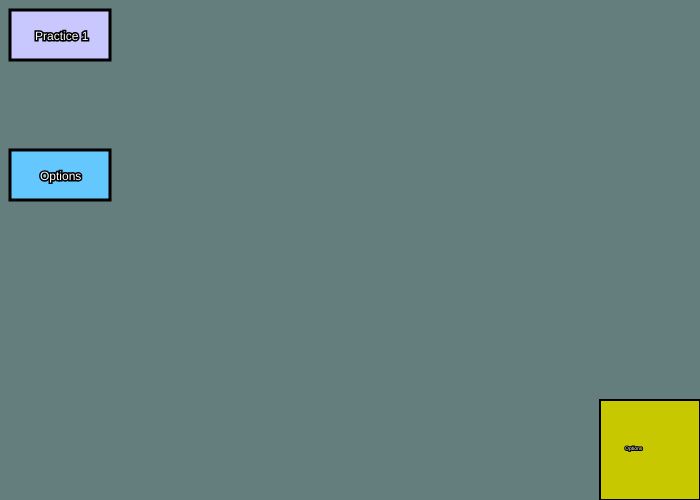
Frame 1 (no input)
Frame 60 (no input): identical to frame 1, image omitted
Frame 120 (the mouse pressed at the canvas centre since frame 60): identical to frame 1, image omitted

The p5.js sketch that drew this single still picture (run headless with seeded random() and noise() and a simulated clock; from frame 60 on, the mouse is pressed at the canvas centre):

// p5.js sketch
// ── sketch.js
var button2X;
var button2Y;

function setup()
{
  createCanvas(700,500);
  button2X = 10;
  button2Y = 150;

  
}

function draw()
{
	background(100,125,125)


	if (mouseX > 10 && mouseX < 10 + 100 && mouseY > 10 && mouseY < 10+50)
	{
		fill(200,200,0);
		stroke(0,0,0);
		strokeWeight(3);
		rect(10,10,100,50);		
	}
	else
	{
		fill(200,200,255);
		stroke(0,0,0);
		strokeWeight(3);
		rect(10,10,100,50);		
	}

	fill(255,255,255);
	stroke(0,0,0);
	textSize(12);
	text("Practice 1",35,40);




	fill(100,200,255);
	stroke(0,0,0);
	rect(button2X,button2Y,100,50);

	if (mouseX > button2X && mouseX < button2X + 100 && mouseY > button2Y && mouseY < button2Y+50)
	{
		fill(777,89,255);
		stroke(51,70,190);
		textSize(16);
		text("Options",button2X+30-5,button2Y+30+2);
	}
	else
	{
		fill(255,255,255);
		stroke(0,0,0);
		textSize(12);
		text("Options",button2X+30,button2Y+30);
	}

		fill(200,200,0);
		stroke(0,0,0);
		strokeWeight(2);
		rect(600,400,100,100)
			
	if (mouseX > 600 && mouseX < 700 && mouseY > 400 && mouseY < 500)
	{
		fill(0,0,0);
		stroke(0,0,0);
		textSize(10);
		text("Options",625,450);
	}
	else
	{
		fill(255,255,255);
		stroke(0,0,0);
		textSize(5);
		text("Options",625,450);



	}


		;

}
